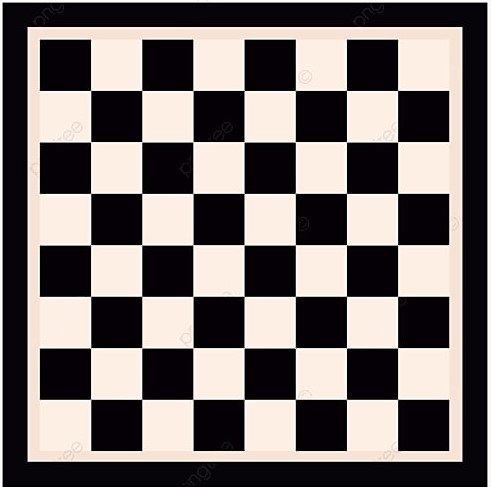
#> input picture openCV_class(cv2)/07_cornerHarris/img/chess.png, 491 x 487 px
$ python a_cornerHarris.py
#> lines starting #> are read from the running program, lines starting #| are printed output that depends on the picture; after the words box and inside, x2 and y2 are one past the last pixel; in counts of white or black regions, pixels touching at a corner belong together
import cv2
import numpy as np
import matplotlib.pyplot as plt


filename = 'img/chess.png'
img = cv2.imread(filename)
#> img is the input picture: shape (487, 491, 3); mean B, G, R 108.3, 110.5, 118.2
gray = cv2.cvtColor(img, cv2.COLOR_BGR2GRAY)
gray = np.float32(gray)

# 해리스 코너 검출
dst = cv2.cornerHarris(gray, 2, 3, 0.05)
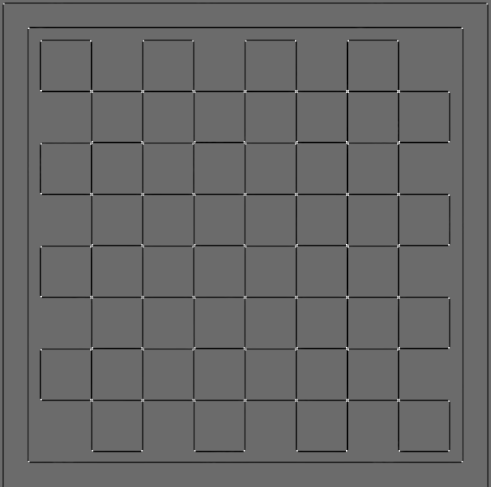
#> dst: shape (487, 491) float32; min -192443328, max 262581504, mean -7529857; drawn with min black and max white
#dst = cv2.dilate(dst, None, iterations=3)  # 코너 위치 확장(이미지의 전경 객체를 팽창 = 작은 구멍이나 갭채우기)

# 코너 위치에 빨간색 표시
img[dst > 0.01 * dst.max()] = [0, 0, 255]
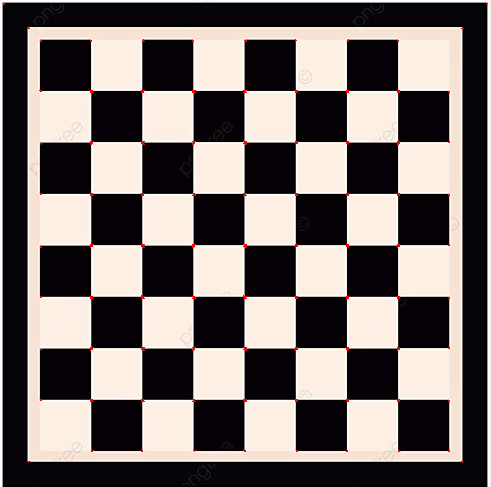
#> img: shape (487, 491, 3); 0.27% of pixels changed, all inside (x1, y1, x2, y2) = (3, 3, 488, 463)

# 이미지 시각화
plt.figure(figsize=(12, 6))

plt.subplot(1, 2, 1)
plt.imshow(cv2.cvtColor(img, cv2.COLOR_BGR2RGB))
plt.title('Harris Corners')

plt.subplot(1, 2, 2)
plt.imshow(dst, cmap='gray')
plt.title('Harris Response')

plt.show()
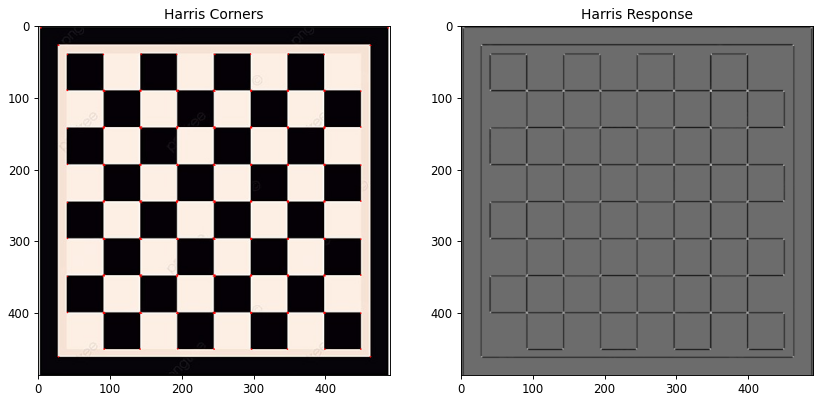
#> figure drawn by matplotlib, 2 panels
